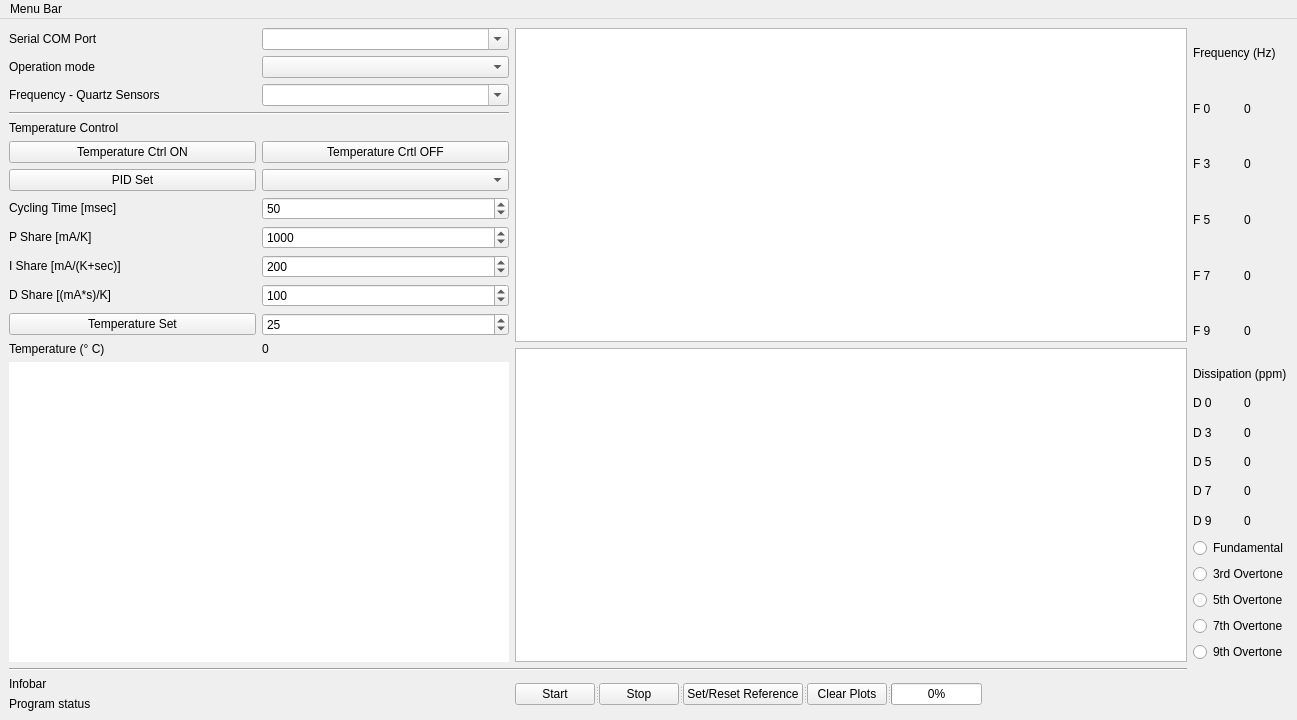
<?xml version="1.0" encoding="UTF-8"?>
<ui version="4.0">
 <class>MainWindow</class>
 <widget class="QMainWindow" name="MainWindow">
  <property name="geometry">
   <rect>
    <x>0</x>
    <y>0</y>
    <width>1297</width>
    <height>720</height>
   </rect>
  </property>
  <property name="sizePolicy">
   <sizepolicy hsizetype="Expanding" vsizetype="Expanding">
    <horstretch>0</horstretch>
    <verstretch>0</verstretch>
   </sizepolicy>
  </property>
  <property name="minimumSize">
   <size>
    <width>1297</width>
    <height>720</height>
   </size>
  </property>
  <property name="maximumSize">
   <size>
    <width>16777215</width>
    <height>16777215</height>
   </size>
  </property>
  <property name="windowTitle">
   <string>openQCM NEXT - version 0.1.2</string>
  </property>
  <property name="windowIcon">
   <iconset>
    <normaloff>favicon.png</normaloff>favicon.png</iconset>
  </property>
  <property name="styleSheet">
   <string notr="true"/>
  </property>
  <property name="tabShape">
   <enum>QTabWidget::Rounded</enum>
  </property>
  <widget class="QWidget" name="centralwidget">
   <property name="sizePolicy">
    <sizepolicy hsizetype="Expanding" vsizetype="Expanding">
     <horstretch>0</horstretch>
     <verstretch>0</verstretch>
    </sizepolicy>
   </property>
   <property name="minimumSize">
    <size>
     <width>1056</width>
     <height>0</height>
    </size>
   </property>
   <layout class="QGridLayout" name="gridLayout_2">
    <item row="9" column="1" colspan="2">
     <widget class="QSplitter" name="splitter">
      <property name="sizePolicy">
       <sizepolicy hsizetype="Fixed" vsizetype="Fixed">
        <horstretch>0</horstretch>
        <verstretch>0</verstretch>
       </sizepolicy>
      </property>
      <property name="orientation">
       <enum>Qt::Horizontal</enum>
      </property>
      <widget class="QPushButton" name="pButton_Start">
       <property name="sizePolicy">
        <sizepolicy hsizetype="Maximum" vsizetype="Fixed">
         <horstretch>0</horstretch>
         <verstretch>0</verstretch>
        </sizepolicy>
       </property>
       <property name="minimumSize">
        <size>
         <width>0</width>
         <height>0</height>
        </size>
       </property>
       <property name="text">
        <string>Start</string>
       </property>
      </widget>
      <widget class="QPushButton" name="pButton_Stop">
       <property name="sizePolicy">
        <sizepolicy hsizetype="Maximum" vsizetype="Fixed">
         <horstretch>0</horstretch>
         <verstretch>0</verstretch>
        </sizepolicy>
       </property>
       <property name="text">
        <string>Stop</string>
       </property>
      </widget>
      <widget class="QPushButton" name="pButton_Reference">
       <property name="sizePolicy">
        <sizepolicy hsizetype="Maximum" vsizetype="Fixed">
         <horstretch>0</horstretch>
         <verstretch>0</verstretch>
        </sizepolicy>
       </property>
       <property name="text">
        <string>Set/Reset Reference</string>
       </property>
      </widget>
      <widget class="QPushButton" name="pButton_Clear">
       <property name="sizePolicy">
        <sizepolicy hsizetype="Maximum" vsizetype="Fixed">
         <horstretch>0</horstretch>
         <verstretch>0</verstretch>
        </sizepolicy>
       </property>
       <property name="text">
        <string>Clear Plots</string>
       </property>
      </widget>
      <widget class="QProgressBar" name="progressBar">
       <property name="sizePolicy">
        <sizepolicy hsizetype="Maximum" vsizetype="Fixed">
         <horstretch>0</horstretch>
         <verstretch>0</verstretch>
        </sizepolicy>
       </property>
       <property name="value">
        <number>0</number>
       </property>
       <property name="alignment">
        <set>Qt::AlignCenter</set>
       </property>
       <property name="textVisible">
        <bool>true</bool>
       </property>
      </widget>
     </widget>
    </item>
    <item row="1" column="2">
     <layout class="QGridLayout" name="gridLayout_3">
      <item row="4" column="1">
       <widget class="QLabel" name="D7">
        <property name="sizePolicy">
         <sizepolicy hsizetype="Preferred" vsizetype="Minimum">
          <horstretch>0</horstretch>
          <verstretch>0</verstretch>
         </sizepolicy>
        </property>
        <property name="text">
         <string>0</string>
        </property>
       </widget>
      </item>
      <item row="4" column="0">
       <widget class="QLabel" name="label_D7">
        <property name="sizePolicy">
         <sizepolicy hsizetype="Preferred" vsizetype="Minimum">
          <horstretch>0</horstretch>
          <verstretch>0</verstretch>
         </sizepolicy>
        </property>
        <property name="text">
         <string>D 7</string>
        </property>
       </widget>
      </item>
      <item row="1" column="0">
       <widget class="QLabel" name="label_D0">
        <property name="sizePolicy">
         <sizepolicy hsizetype="Preferred" vsizetype="Minimum">
          <horstretch>0</horstretch>
          <verstretch>0</verstretch>
         </sizepolicy>
        </property>
        <property name="text">
         <string>D 0</string>
        </property>
       </widget>
      </item>
      <item row="0" column="0" colspan="2">
       <widget class="QLabel" name="label_D_Title">
        <property name="text">
         <string>Dissipation (ppm)</string>
        </property>
       </widget>
      </item>
      <item row="2" column="1">
       <widget class="QLabel" name="D3">
        <property name="sizePolicy">
         <sizepolicy hsizetype="Preferred" vsizetype="Minimum">
          <horstretch>0</horstretch>
          <verstretch>0</verstretch>
         </sizepolicy>
        </property>
        <property name="text">
         <string>0</string>
        </property>
       </widget>
      </item>
      <item row="2" column="0">
       <widget class="QLabel" name="label_D3">
        <property name="sizePolicy">
         <sizepolicy hsizetype="Preferred" vsizetype="Minimum">
          <horstretch>0</horstretch>
          <verstretch>0</verstretch>
         </sizepolicy>
        </property>
        <property name="text">
         <string>D 3</string>
        </property>
       </widget>
      </item>
      <item row="1" column="1">
       <widget class="QLabel" name="D0">
        <property name="sizePolicy">
         <sizepolicy hsizetype="Preferred" vsizetype="Minimum">
          <horstretch>0</horstretch>
          <verstretch>0</verstretch>
         </sizepolicy>
        </property>
        <property name="text">
         <string>0</string>
        </property>
       </widget>
      </item>
      <item row="3" column="1">
       <widget class="QLabel" name="D5">
        <property name="sizePolicy">
         <sizepolicy hsizetype="Preferred" vsizetype="Minimum">
          <horstretch>0</horstretch>
          <verstretch>0</verstretch>
         </sizepolicy>
        </property>
        <property name="text">
         <string>0</string>
        </property>
       </widget>
      </item>
      <item row="3" column="0">
       <widget class="QLabel" name="label_D5">
        <property name="sizePolicy">
         <sizepolicy hsizetype="Preferred" vsizetype="Minimum">
          <horstretch>0</horstretch>
          <verstretch>0</verstretch>
         </sizepolicy>
        </property>
        <property name="text">
         <string>D 5</string>
        </property>
       </widget>
      </item>
      <item row="5" column="0">
       <widget class="QLabel" name="label_D9">
        <property name="sizePolicy">
         <sizepolicy hsizetype="Preferred" vsizetype="Minimum">
          <horstretch>0</horstretch>
          <verstretch>0</verstretch>
         </sizepolicy>
        </property>
        <property name="text">
         <string>D 9</string>
        </property>
       </widget>
      </item>
      <item row="5" column="1">
       <widget class="QLabel" name="D9">
        <property name="sizePolicy">
         <sizepolicy hsizetype="Preferred" vsizetype="Minimum">
          <horstretch>0</horstretch>
          <verstretch>0</verstretch>
         </sizepolicy>
        </property>
        <property name="text">
         <string>0</string>
        </property>
       </widget>
      </item>
     </layout>
    </item>
    <item row="9" column="0">
     <layout class="QVBoxLayout" name="verticalLayout">
      <item>
       <widget class="QLabel" name="infobar">
        <property name="sizePolicy">
         <sizepolicy hsizetype="Minimum" vsizetype="Minimum">
          <horstretch>0</horstretch>
          <verstretch>0</verstretch>
         </sizepolicy>
        </property>
        <property name="text">
         <string>Infobar</string>
        </property>
       </widget>
      </item>
      <item>
       <widget class="QLabel" name="infostatus">
        <property name="sizePolicy">
         <sizepolicy hsizetype="Minimum" vsizetype="Minimum">
          <horstretch>0</horstretch>
          <verstretch>0</verstretch>
         </sizepolicy>
        </property>
        <property name="text">
         <string>Program status </string>
        </property>
       </widget>
      </item>
     </layout>
    </item>
    <item row="0" column="2">
     <layout class="QGridLayout" name="gridLayout_F">
      <item row="2" column="0">
       <widget class="QLabel" name="label_F3">
        <property name="sizePolicy">
         <sizepolicy hsizetype="Preferred" vsizetype="Minimum">
          <horstretch>0</horstretch>
          <verstretch>0</verstretch>
         </sizepolicy>
        </property>
        <property name="text">
         <string>F 3</string>
        </property>
       </widget>
      </item>
      <item row="0" column="0" colspan="2">
       <widget class="QLabel" name="label_F_Title">
        <property name="text">
         <string>Frequency (Hz)</string>
        </property>
       </widget>
      </item>
      <item row="5" column="1">
       <widget class="QLabel" name="F9">
        <property name="sizePolicy">
         <sizepolicy hsizetype="Preferred" vsizetype="Minimum">
          <horstretch>0</horstretch>
          <verstretch>0</verstretch>
         </sizepolicy>
        </property>
        <property name="text">
         <string>0</string>
        </property>
       </widget>
      </item>
      <item row="2" column="1">
       <widget class="QLabel" name="F3">
        <property name="sizePolicy">
         <sizepolicy hsizetype="Preferred" vsizetype="Minimum">
          <horstretch>0</horstretch>
          <verstretch>0</verstretch>
         </sizepolicy>
        </property>
        <property name="text">
         <string>0</string>
        </property>
       </widget>
      </item>
      <item row="3" column="0">
       <widget class="QLabel" name="label_F5">
        <property name="sizePolicy">
         <sizepolicy hsizetype="Preferred" vsizetype="Minimum">
          <horstretch>0</horstretch>
          <verstretch>0</verstretch>
         </sizepolicy>
        </property>
        <property name="text">
         <string>F 5</string>
        </property>
       </widget>
      </item>
      <item row="3" column="1">
       <widget class="QLabel" name="F5">
        <property name="sizePolicy">
         <sizepolicy hsizetype="Preferred" vsizetype="Minimum">
          <horstretch>0</horstretch>
          <verstretch>0</verstretch>
         </sizepolicy>
        </property>
        <property name="text">
         <string>0</string>
        </property>
       </widget>
      </item>
      <item row="4" column="0">
       <widget class="QLabel" name="label_7">
        <property name="sizePolicy">
         <sizepolicy hsizetype="Preferred" vsizetype="Minimum">
          <horstretch>0</horstretch>
          <verstretch>0</verstretch>
         </sizepolicy>
        </property>
        <property name="text">
         <string>F 7</string>
        </property>
       </widget>
      </item>
      <item row="4" column="1">
       <widget class="QLabel" name="F7">
        <property name="sizePolicy">
         <sizepolicy hsizetype="Preferred" vsizetype="Minimum">
          <horstretch>0</horstretch>
          <verstretch>0</verstretch>
         </sizepolicy>
        </property>
        <property name="text">
         <string>0</string>
        </property>
       </widget>
      </item>
      <item row="5" column="0">
       <widget class="QLabel" name="label_F9">
        <property name="sizePolicy">
         <sizepolicy hsizetype="Preferred" vsizetype="Minimum">
          <horstretch>0</horstretch>
          <verstretch>0</verstretch>
         </sizepolicy>
        </property>
        <property name="text">
         <string>F 9</string>
        </property>
       </widget>
      </item>
      <item row="1" column="0">
       <widget class="QLabel" name="label_F0">
        <property name="sizePolicy">
         <sizepolicy hsizetype="Preferred" vsizetype="Minimum">
          <horstretch>0</horstretch>
          <verstretch>0</verstretch>
         </sizepolicy>
        </property>
        <property name="text">
         <string>F 0</string>
        </property>
       </widget>
      </item>
      <item row="1" column="1">
       <widget class="QLabel" name="F0">
        <property name="sizePolicy">
         <sizepolicy hsizetype="Preferred" vsizetype="Minimum">
          <horstretch>0</horstretch>
          <verstretch>0</verstretch>
         </sizepolicy>
        </property>
        <property name="text">
         <string>0</string>
        </property>
       </widget>
      </item>
     </layout>
    </item>
    <item row="0" column="1" rowspan="7">
     <layout class="QGridLayout" name="Layout_graphs">
      <item row="1" column="0">
       <widget class="GraphicsLayoutWidget" name="pltD"/>
      </item>
      <item row="0" column="0">
       <widget class="GraphicsLayoutWidget" name="pltB"/>
      </item>
     </layout>
    </item>
    <item row="0" column="0">
     <layout class="QGridLayout" name="gridLayout">
      <item row="10" column="1">
       <widget class="QSpinBox" name="spinBox_D_Share">
        <property name="sizePolicy">
         <sizepolicy hsizetype="Minimum" vsizetype="Fixed">
          <horstretch>0</horstretch>
          <verstretch>0</verstretch>
         </sizepolicy>
        </property>
        <property name="maximum">
         <number>100000</number>
        </property>
        <property name="value">
         <number>100</number>
        </property>
       </widget>
      </item>
      <item row="6" column="1">
       <widget class="QComboBox" name="cBox_PID">
        <property name="sizePolicy">
         <sizepolicy hsizetype="Minimum" vsizetype="Fixed">
          <horstretch>0</horstretch>
          <verstretch>0</verstretch>
         </sizepolicy>
        </property>
       </widget>
      </item>
      <item row="3" column="0" colspan="2">
       <widget class="Line" name="line">
        <property name="orientation">
         <enum>Qt::Horizontal</enum>
        </property>
       </widget>
      </item>
      <item row="12" column="1">
       <widget class="QLabel" name="indicator_temperature">
        <property name="sizePolicy">
         <sizepolicy hsizetype="Minimum" vsizetype="Fixed">
          <horstretch>0</horstretch>
          <verstretch>0</verstretch>
         </sizepolicy>
        </property>
        <property name="text">
         <string>0</string>
        </property>
       </widget>
      </item>
      <item row="1" column="0">
       <widget class="QLabel" name="info11">
        <property name="sizePolicy">
         <sizepolicy hsizetype="Minimum" vsizetype="Fixed">
          <horstretch>0</horstretch>
          <verstretch>0</verstretch>
         </sizepolicy>
        </property>
        <property name="text">
         <string>Operation mode</string>
        </property>
       </widget>
      </item>
      <item row="4" column="0" colspan="2">
       <widget class="QLabel" name="label_Temperature_state">
        <property name="sizePolicy">
         <sizepolicy hsizetype="Minimum" vsizetype="Fixed">
          <horstretch>0</horstretch>
          <verstretch>0</verstretch>
         </sizepolicy>
        </property>
        <property name="text">
         <string>Temperature Control</string>
        </property>
       </widget>
      </item>
      <item row="9" column="1">
       <widget class="QSpinBox" name="spinBox_I_Share">
        <property name="sizePolicy">
         <sizepolicy hsizetype="Minimum" vsizetype="Fixed">
          <horstretch>0</horstretch>
          <verstretch>0</verstretch>
         </sizepolicy>
        </property>
        <property name="maximum">
         <number>100000</number>
        </property>
        <property name="singleStep">
         <number>0</number>
        </property>
        <property name="value">
         <number>200</number>
        </property>
       </widget>
      </item>
      <item row="9" column="0">
       <widget class="QLabel" name="label_I_Share">
        <property name="sizePolicy">
         <sizepolicy hsizetype="Minimum" vsizetype="Fixed">
          <horstretch>0</horstretch>
          <verstretch>0</verstretch>
         </sizepolicy>
        </property>
        <property name="text">
         <string>I Share [mA/(K+sec)]</string>
        </property>
       </widget>
      </item>
      <item row="11" column="0">
       <widget class="QPushButton" name="pButton_Temperature_Set">
        <property name="sizePolicy">
         <sizepolicy hsizetype="Minimum" vsizetype="Fixed">
          <horstretch>0</horstretch>
          <verstretch>0</verstretch>
         </sizepolicy>
        </property>
        <property name="text">
         <string>Temperature Set</string>
        </property>
       </widget>
      </item>
      <item row="0" column="1">
       <widget class="QComboBox" name="cBox_Port">
        <property name="sizePolicy">
         <sizepolicy hsizetype="Minimum" vsizetype="Fixed">
          <horstretch>0</horstretch>
          <verstretch>0</verstretch>
         </sizepolicy>
        </property>
        <property name="editable">
         <bool>true</bool>
        </property>
       </widget>
      </item>
      <item row="1" column="1">
       <widget class="QComboBox" name="cBox_Source">
        <property name="sizePolicy">
         <sizepolicy hsizetype="Minimum" vsizetype="Fixed">
          <horstretch>0</horstretch>
          <verstretch>0</verstretch>
         </sizepolicy>
        </property>
       </widget>
      </item>
      <item row="2" column="0">
       <widget class="QLabel" name="l2">
        <property name="sizePolicy">
         <sizepolicy hsizetype="Minimum" vsizetype="Fixed">
          <horstretch>0</horstretch>
          <verstretch>0</verstretch>
         </sizepolicy>
        </property>
        <property name="text">
         <string>Frequency - Quartz Sensors</string>
        </property>
       </widget>
      </item>
      <item row="8" column="0">
       <widget class="QLabel" name="label_P_Share">
        <property name="sizePolicy">
         <sizepolicy hsizetype="Minimum" vsizetype="Fixed">
          <horstretch>0</horstretch>
          <verstretch>0</verstretch>
         </sizepolicy>
        </property>
        <property name="text">
         <string>P Share [mA/K]</string>
        </property>
       </widget>
      </item>
      <item row="10" column="0">
       <widget class="QLabel" name="label_D_Share">
        <property name="sizePolicy">
         <sizepolicy hsizetype="Minimum" vsizetype="Fixed">
          <horstretch>0</horstretch>
          <verstretch>0</verstretch>
         </sizepolicy>
        </property>
        <property name="text">
         <string>D Share [(mA*s)/K]</string>
        </property>
       </widget>
      </item>
      <item row="0" column="0">
       <widget class="QLabel" name="l1">
        <property name="sizePolicy">
         <sizepolicy hsizetype="Minimum" vsizetype="Fixed">
          <horstretch>0</horstretch>
          <verstretch>0</verstretch>
         </sizepolicy>
        </property>
        <property name="text">
         <string>Serial COM Port</string>
        </property>
       </widget>
      </item>
      <item row="7" column="0">
       <widget class="QLabel" name="label_Cycling_Time">
        <property name="sizePolicy">
         <sizepolicy hsizetype="Minimum" vsizetype="Fixed">
          <horstretch>0</horstretch>
          <verstretch>0</verstretch>
         </sizepolicy>
        </property>
        <property name="text">
         <string>Cycling Time [msec]</string>
        </property>
       </widget>
      </item>
      <item row="7" column="1">
       <widget class="QSpinBox" name="spinBox_Cycling_Time">
        <property name="sizePolicy">
         <sizepolicy hsizetype="Minimum" vsizetype="Fixed">
          <horstretch>0</horstretch>
          <verstretch>0</verstretch>
         </sizepolicy>
        </property>
        <property name="minimum">
         <number>1</number>
        </property>
        <property name="maximum">
         <number>1000</number>
        </property>
        <property name="value">
         <number>50</number>
        </property>
       </widget>
      </item>
      <item row="5" column="1">
       <widget class="QPushButton" name="pButton_Tswitch_OFF">
        <property name="sizePolicy">
         <sizepolicy hsizetype="Minimum" vsizetype="Fixed">
          <horstretch>0</horstretch>
          <verstretch>0</verstretch>
         </sizepolicy>
        </property>
        <property name="text">
         <string>Temperature Crtl OFF</string>
        </property>
       </widget>
      </item>
      <item row="6" column="0">
       <widget class="QPushButton" name="pButton_PID_Set">
        <property name="sizePolicy">
         <sizepolicy hsizetype="Minimum" vsizetype="Fixed">
          <horstretch>0</horstretch>
          <verstretch>0</verstretch>
         </sizepolicy>
        </property>
        <property name="text">
         <string>PID Set</string>
        </property>
       </widget>
      </item>
      <item row="8" column="1">
       <widget class="QSpinBox" name="spinBox_P_Share">
        <property name="sizePolicy">
         <sizepolicy hsizetype="Minimum" vsizetype="Fixed">
          <horstretch>0</horstretch>
          <verstretch>0</verstretch>
         </sizepolicy>
        </property>
        <property name="maximum">
         <number>100000</number>
        </property>
        <property name="value">
         <number>1000</number>
        </property>
       </widget>
      </item>
      <item row="2" column="1">
       <widget class="QComboBox" name="cBox_Speed">
        <property name="sizePolicy">
         <sizepolicy hsizetype="Minimum" vsizetype="Fixed">
          <horstretch>0</horstretch>
          <verstretch>0</verstretch>
         </sizepolicy>
        </property>
        <property name="editable">
         <bool>true</bool>
        </property>
       </widget>
      </item>
      <item row="5" column="0">
       <widget class="QPushButton" name="pButton_Tswitch_ON">
        <property name="sizePolicy">
         <sizepolicy hsizetype="Minimum" vsizetype="Fixed">
          <horstretch>0</horstretch>
          <verstretch>0</verstretch>
         </sizepolicy>
        </property>
        <property name="text">
         <string>Temperature Ctrl ON</string>
        </property>
       </widget>
      </item>
      <item row="11" column="1">
       <widget class="QDoubleSpinBox" name="doubleSpinBox_Temperature">
        <property name="sizePolicy">
         <sizepolicy hsizetype="Minimum" vsizetype="Fixed">
          <horstretch>0</horstretch>
          <verstretch>0</verstretch>
         </sizepolicy>
        </property>
        <property name="decimals">
         <number>0</number>
        </property>
        <property name="minimum">
         <double>5.000000000000000</double>
        </property>
        <property name="maximum">
         <double>45.000000000000000</double>
        </property>
        <property name="value">
         <double>25.000000000000000</double>
        </property>
       </widget>
      </item>
      <item row="12" column="0">
       <widget class="QLabel" name="label_Temperature">
        <property name="sizePolicy">
         <sizepolicy hsizetype="Minimum" vsizetype="Fixed">
          <horstretch>0</horstretch>
          <verstretch>0</verstretch>
         </sizepolicy>
        </property>
        <property name="text">
         <string>Temperature (° C)</string>
        </property>
       </widget>
      </item>
     </layout>
    </item>
    <item row="3" column="2">
     <widget class="QRadioButton" name="radioBtn_F3">
      <property name="text">
       <string>3rd Overtone</string>
      </property>
      <property name="autoExclusive">
       <bool>false</bool>
      </property>
     </widget>
    </item>
    <item row="4" column="2">
     <widget class="QRadioButton" name="radioBtn_F5">
      <property name="text">
       <string>5th Overtone</string>
      </property>
      <property name="autoExclusive">
       <bool>false</bool>
      </property>
     </widget>
    </item>
    <item row="2" column="2">
     <widget class="QRadioButton" name="radioBtn_F0">
      <property name="text">
       <string>Fundamental</string>
      </property>
      <property name="autoExclusive">
       <bool>false</bool>
      </property>
     </widget>
    </item>
    <item row="6" column="2">
     <widget class="QRadioButton" name="radioBtn_F9">
      <property name="text">
       <string>9th Overtone</string>
      </property>
      <property name="autoExclusive">
       <bool>false</bool>
      </property>
     </widget>
    </item>
    <item row="7" column="0" colspan="2">
     <widget class="Line" name="line_2">
      <property name="orientation">
       <enum>Qt::Horizontal</enum>
      </property>
     </widget>
    </item>
    <item row="5" column="2">
     <widget class="QRadioButton" name="radioBtn_F7">
      <property name="text">
       <string>7th Overtone</string>
      </property>
      <property name="autoExclusive">
       <bool>false</bool>
      </property>
     </widget>
    </item>
    <item row="1" column="0" rowspan="6">
     <layout class="QHBoxLayout" name="horizontalLayout">
      <property name="sizeConstraint">
       <enum>QLayout::SetFixedSize</enum>
      </property>
      <item>
       <widget class="GraphicsLayoutWidget" name="plt">
        <property name="sizePolicy">
         <sizepolicy hsizetype="Fixed" vsizetype="MinimumExpanding">
          <horstretch>0</horstretch>
          <verstretch>0</verstretch>
         </sizepolicy>
        </property>
        <property name="minimumSize">
         <size>
          <width>500</width>
          <height>0</height>
         </size>
        </property>
        <property name="maximumSize">
         <size>
          <width>800</width>
          <height>16777215</height>
         </size>
        </property>
        <property name="autoFillBackground">
         <bool>false</bool>
        </property>
        <property name="styleSheet">
         <string notr="true">border: 0px;</string>
        </property>
        <property name="frameShape">
         <enum>QFrame::StyledPanel</enum>
        </property>
        <property name="frameShadow">
         <enum>QFrame::Plain</enum>
        </property>
        <property name="lineWidth">
         <number>0</number>
        </property>
       </widget>
      </item>
     </layout>
    </item>
   </layout>
  </widget>
  <widget class="QMenuBar" name="menuBar">
   <property name="geometry">
    <rect>
     <x>0</x>
     <y>0</y>
     <width>1297</width>
     <height>21</height>
    </rect>
   </property>
   <widget class="QMenu" name="menuMenu_Bar">
    <property name="title">
     <string>Menu Bar</string>
    </property>
   </widget>
   <addaction name="menuMenu_Bar"/>
  </widget>
 </widget>
 <customwidgets>
  <customwidget>
   <class>GraphicsLayoutWidget</class>
   <extends>QGraphicsView</extends>
   <header>pyqtgraph</header>
  </customwidget>
 </customwidgets>
 <resources/>
 <connections/>
</ui>
